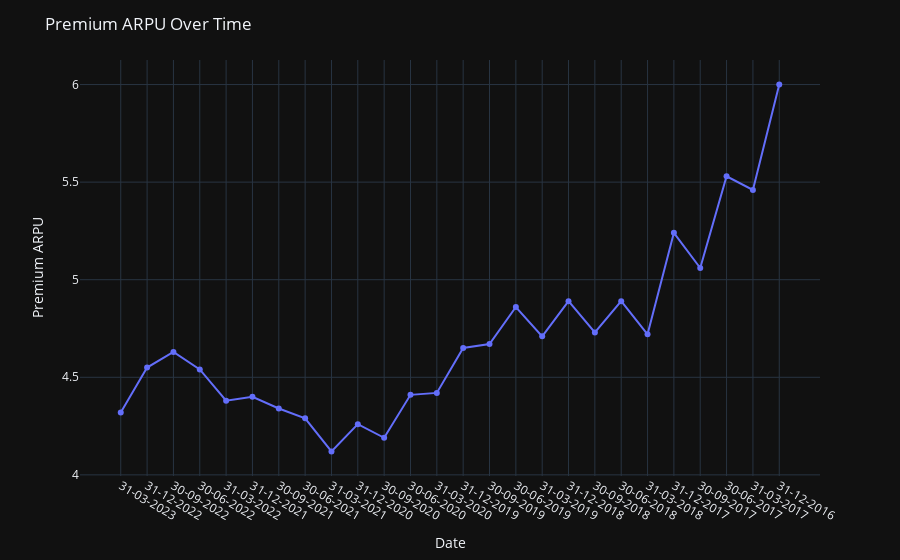

Notebook source saved alongside this figure:
### Code cell
fig_arpu = px.line(df, x="Date", y="Premium ARPU", markers=True)
fig_arpu.update_layout(title="Premium ARPU Over Time", template="plotly_dark")
fig_arpu.show()

### Figure 1 — Plotly figure (JSON) as saved in the notebook; plotly's stock layout.template omitted (floating-point values rounded to 4 significant figures)
{"data": [{"hovertemplate": "Date=%{x}<br>Premium ARPU=%{y}<extra></extra>", "legendgroup": "", "line": {"color": "#636efa", "dash": "solid"}, "marker": {"symbol": "circle"}, "mode": "lines+markers", "name": "", "orientation": "v", "showlegend": false, "type": "scatter", "x": ["31-03-2023", "31-12-2022", "30-09-2022", "30-06-2022", "31-03-2022", "31-12-2021", "30-09-2021", "30-06-2021", "31-03-2021", "31-12-2020", "30-09-2020", "30-06-2020", "31-03-2020", "31-12-2019", "30-09-2019", "30-06-2019", "31-03-2019", "31-12-2018", "30-09-2018", "30-06-2018", "31-03-2018", "31-12-2017", "30-09-2017", "30-06-2017", "31-03-2017", "31-12-2016"], "xaxis": "x", "y": [4.32, 4.55, 4.63, 4.54, 4.38, 4.4, 4.34, 4.29, 4.12, 4.26, 4.19, 4.41, 4.42, 4.65, 4.67, 4.86, 4.71, 4.89, 4.73, 4.89, 4.72, 5.24, 5.06, 5.53, 5.46, 6], "yaxis": "y"}], "layout": {"legend": {"tracegroupgap": 0}, "margin": {"t": 60}, "title": {"text": "Premium ARPU Over Time"}, "xaxis": {"anchor": "y", "domain": [0, 1], "title": {"text": "Date"}}, "yaxis": {"anchor": "x", "domain": [0, 1], "title": {"text": "Premium ARPU"}}}}
